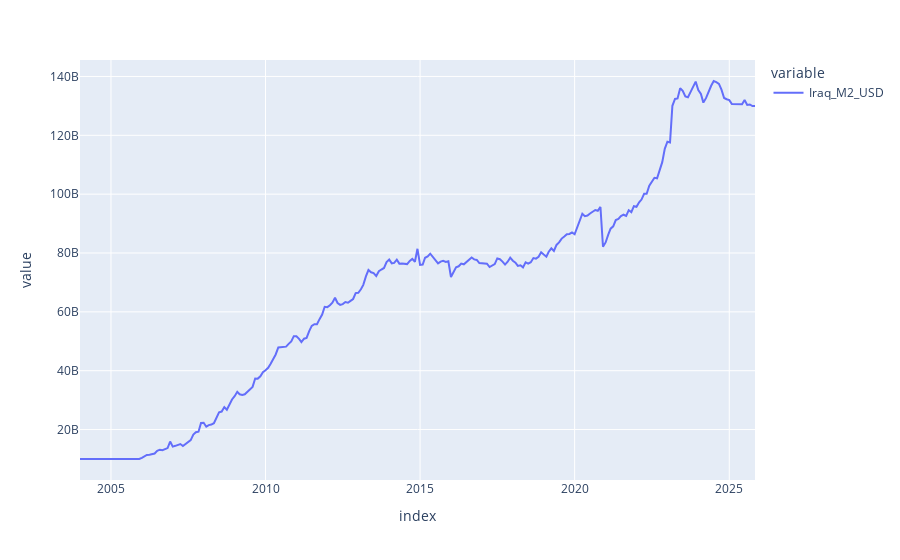

The cell this chart's notebook holds for it:
### Code cell
m2g.data_dict["Iraq"]["Iraq_M2_USD"].plot()

### Figure 1 — Plotly figure (JSON) as saved in the notebook; plotly's stock layout.template omitted (floating-point values rounded to 4 significant figures; data arrays with more than 128 entries replaced by an {"elided": "..."} marker saying what was removed)
{"data": [{"hovertemplate": "variable=Iraq_M2_USD<br>index=%{x}<br>value=%{y}<extra></extra>", "legendgroup": "Iraq_M2_USD", "line": {"color": "#636efa", "dash": "solid"}, "marker": {"symbol": "circle"}, "mode": "lines", "name": "Iraq_M2_USD", "orientation": "v", "showlegend": true, "type": "scatter", "x": {"elided": "262 str values"}, "xaxis": "x", "y": {"elided": "262 float values"}, "yaxis": "y"}], "layout": {"legend": {"title": {"text": "variable"}, "tracegroupgap": 0}, "margin": {"t": 60}, "xaxis": {"anchor": "y", "domain": [0, 1], "title": {"text": "index"}}, "yaxis": {"anchor": "x", "domain": [0, 1], "title": {"text": "value"}}}}
